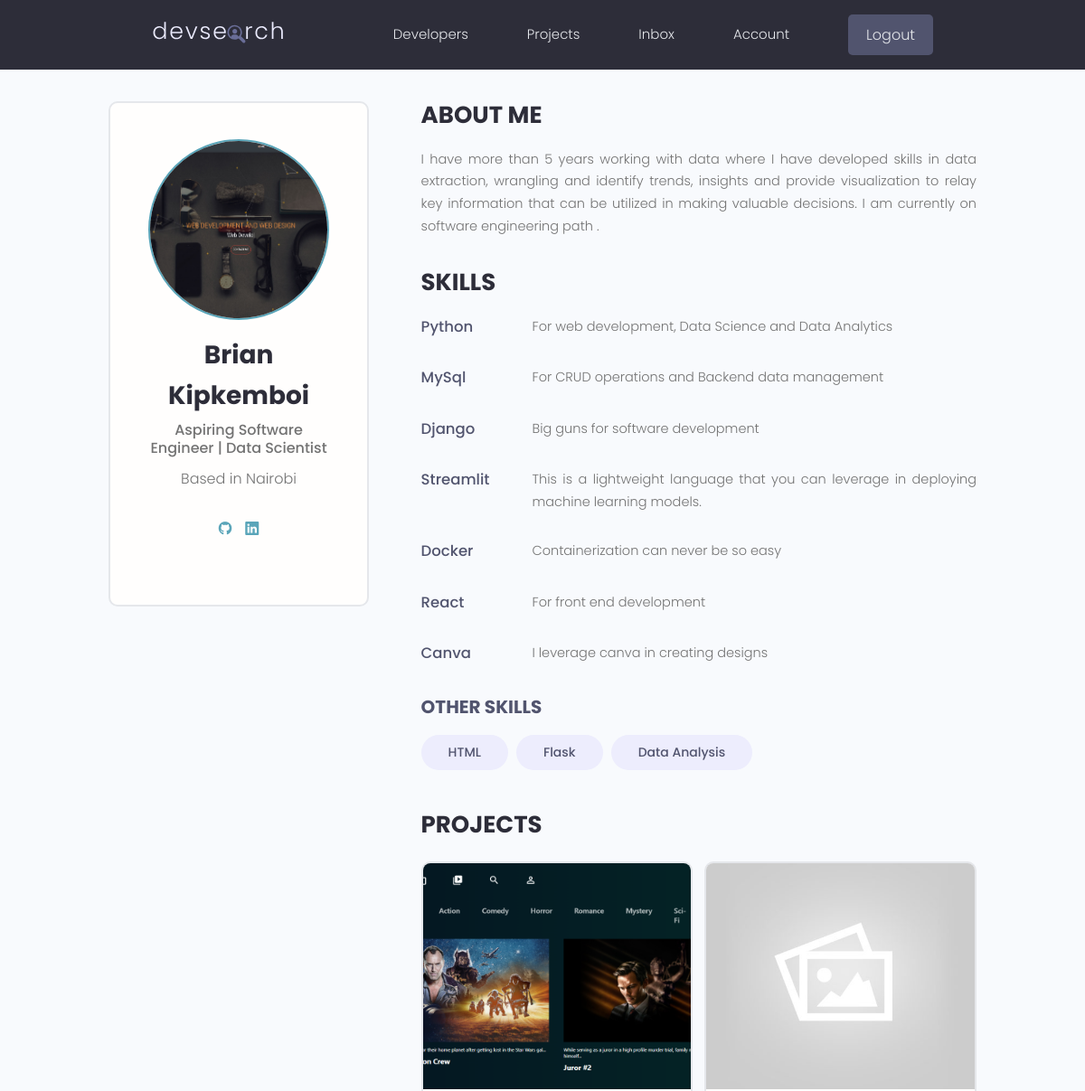
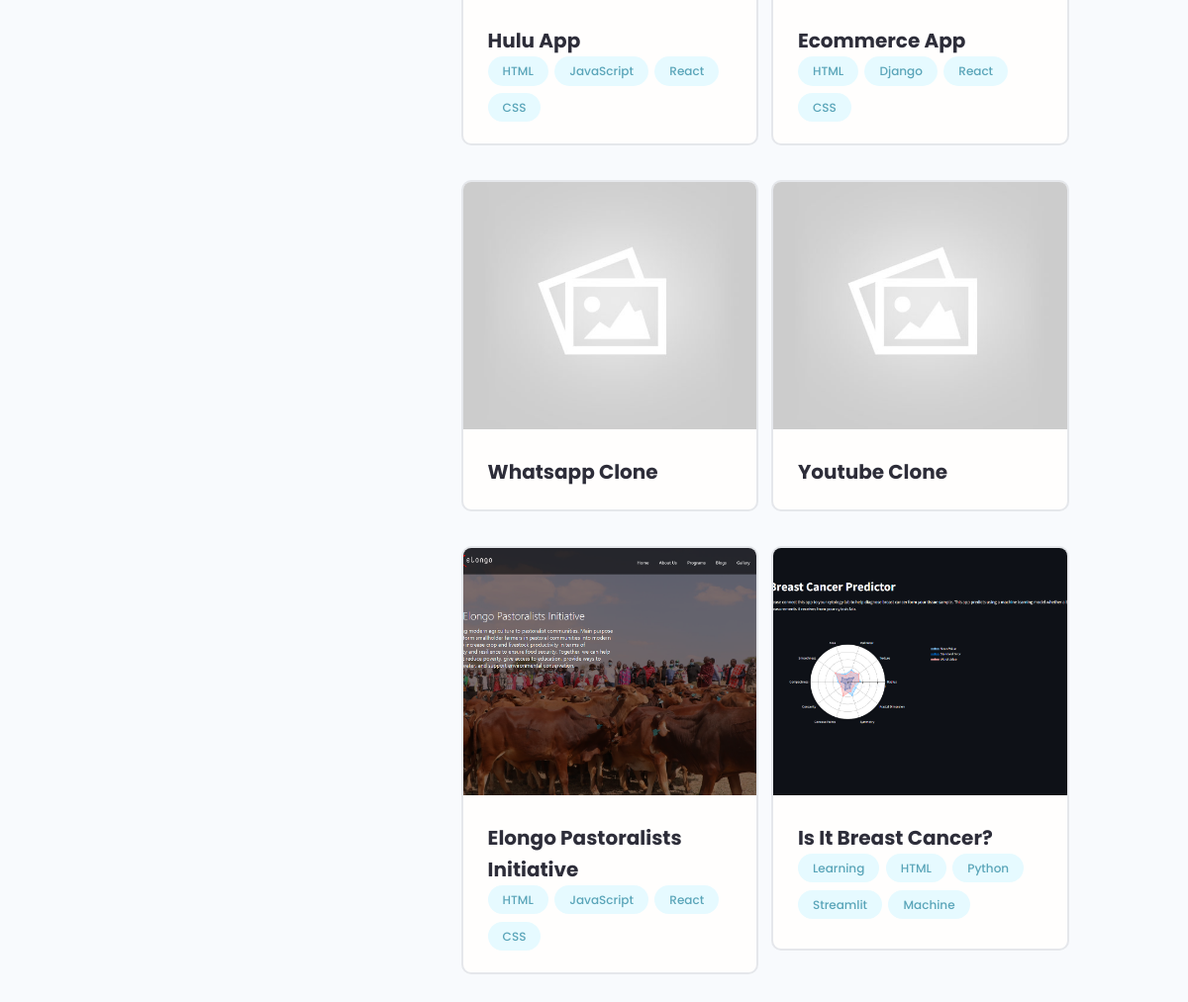
The app's page /profile/79545bc3-f247-4beb-8300-4b860110c00c/ (signed in) with its own data (2 pictures, top to bottom).
### users/models.py (models this page shows, shortened)
class Profile(models.Model):
    user = models.OneToOneField(
        User, on_delete=models.CASCADE, null=True, blank=True)
    name = models.CharField(max_length=200, blank=True, null=True)
    email = models.EmailField(max_length=500, blank=True, null=True)
    username = models.CharField(max_length=200, blank=True, null=True)
    location = models.CharField(max_length=200, blank=True, null=True)
    short_intro = models.CharField(max_length=200, blank=True, null=True)
    bio = models.TextField(blank=True, null=True)
    profile_image = models.ImageField(
        null=True, blank=True, upload_to='profiles/', default="profiles/user-default.png")
    social_github = models.CharField(max_length=200, blank=True, null=True)
    social_twitter = models.CharField(max_length=200, blank=True, null=True)
    social_linkedin = models.CharField(max_length=200, blank=True, null=True)
    social_youtube = models.CharField(max_length=200, blank=True, null=True)
    social_website = models.CharField(max_length=200, blank=True, null=True)
    created = models.DateTimeField(auto_now_add=True)
    id = models.UUIDField(default=uuid.uuid4, unique=True,
                          primary_key=True, editable=False)
    class Meta:
        ordering = ['created']
    @property
    def imageURL(self):
        try:
            url = self.profile_image.url
        except:
            url = ''
        return url

class Skill(models.Model):
    owner = models.ForeignKey(
        Profile, on_delete=models.CASCADE, null=True, blank=True)
    name = models.CharField(max_length=200, blank=True, null=True)
    description = models.TextField(null=True, blank=True)
    created = models.DateTimeField(auto_now_add=True)
    id = models.UUIDField(default=uuid.uuid4, unique=True,
                          primary_key=True, editable=False)
    def __str__(self):
        return str(self.name)

### projects/models.py (models this page shows, shortened)
class Project(models.Model):
    owner = models.ForeignKey(
        Profile, null=True, blank=True, on_delete=models.CASCADE)
    title = models.CharField(max_length=200)
    description = models.TextField(null=True, blank=True)
    featured_image = models.ImageField(
        null=True, blank=True, default="default.jpg")
    demo_link = models.CharField(max_length=2000, null=True, blank=True)
    source_link = models.CharField(max_length=2000, null=True, blank=True)
    tags = models.ManyToManyField('Tag', blank=True)
    vote_total = models.IntegerField(default=0, null=True, blank=True)
    vote_ratio = models.IntegerField(default=0, null=True, blank=True)
    created = models.DateTimeField(auto_now_add=True)
    id = models.UUIDField(default=uuid.uuid4, unique=True,
                          primary_key=True, editable=False)
    class Meta:
        ordering = ['-vote_ratio', '-vote_total', 'title']
    @property
    def imageURL(self):
        try:
            url = self.featured_image.url
        except:
            url = ''
        return url

class Tag(models.Model):
    name = models.CharField(max_length=200)
    created = models.DateTimeField(auto_now_add=True)
    id = models.UUIDField(default=uuid.uuid4, unique=True,
                          primary_key=True, editable=False)
    def __str__(self):
        return self.name

### users/views.py (the view)
# urls.py: path('profile/<str:pk>/', views.userProfile, name="user-profile"),
def userProfile(request, pk):
    profile = Profile.objects.get(id=pk)
    topSkills = profile.skill_set.exclude(description__exact="")
    otherSkills = profile.skill_set.filter(description="")
    context = {'profile': profile, 'topSkills': topSkills,
               "otherSkills": otherSkills}
    return render(request, 'users/user-profile.html', context)

### users/templates/users/user-profile.html (shortened to what this page needs)
{% extends 'main.html' %}
{% block content %}
<main class="profile my-md">
    <div class="container">
        <div class="layout">
            <div class="column column--1of3">
                <div class="card text-center">
                    <div class="card__body dev">
                        <img class="avatar avatar--xl" src="{{ profile.imageURL }}" />
                        <h2 class="dev__name">{{profile.name}}</h2>
                        <p class="dev__title">{{profile.short_intro}}</p>
                        <p class="dev__location">Based in {{profile.location}}</p>
                        <ul class="dev__social">
                            {% if profile.social_github %}
                            <li>
                                <a title="Github" href="{{profile.social_github}}" target="_blank"><i
                                        class="fab fa-github"></i></a>
                            </li>
                            {% endif %}
                            {% if profile.social_linkedin %}
                            <li>
                                <a title="LinkedIn" href="{{profile.social_linkedin}}" target="_blank"><i
                                        class="bi bi-linkedin"></i></a>
                            </li>
                            {% endif %}
                        </ul>
                    </div>
                </div>
            </div>
            <div class="column column--2of3">
                <div class="devInfo">
                    <h3 class="devInfo__title">About Me</h3>
                    <p class="devInfo__about">{{profile.bio}}</p>
                </div>
                <div class="devInfo">
                    <h3 class="devInfo__title">Skills</h3>
                    <div class="devInfo__skills">
                        {% for skill in topSkills %}
                        <div class="devSkill">
                            <h4 class="devSkill__title">{{skill.name}}</h4>
                            <p class="devSkill__info">{{skill.description}}</p>
                        </div>
                        {% endfor %}
                        <h3 class="devInfo__subtitle">Other Skills</h3>
                        <div class="devInfo__otherSkills">
                            {% for skill in otherSkills %}
                            <span class="tag tag--pill tag--sub tag--lg">
                                <small>{{skill}}</small>
                            </span>
                            {% endfor %}
                        </div>
                    </div>
                </div>
                <div class="devInfo">
                    <h3 class="devInfo__title">Projects</h3>
                    <div class="grid grid--two">
                        {% for project in profile.project_set.all %}
                        <div class="column">
                            <div class="card project">
                                <a href="{% url 'project' project.id %}" class="project">
                                    <img class="project__thumbnail" src="{{project.imageURL}}"
                                        alt="project thumbnail" />
                                    <div class="card__body">
                                        <h3 class="project__title">{{project.title}}</h3>
                                        <div class="project__tags">
                                            {% for tag in project.tags.all %}
                                            <span class="tag tag--pill tag--main">
                                                <small>{{tag}}</small>
                                            </span>
                                            {% endfor %}
                                        </div>
                                    </div>
                                </a>
                            </div>
                        </div>
                        {% endfor %}
                    </div>
                </div>
            </div>
        </div>
    </div>
</main>
{% endblock content %}

### static/styles/app.css (style rules this page uses)
:root { --color-sub: #2d2d39; }
.card { border: 2px solid var(--color-light); }
img { width: 100%; }
.profile .card > .dev { padding: 4rem; }
.dev__name { color: var(--color-sub); font-size: 2.8rem; font-weight: 700; margin-top: 1rem; margin-bottom: 0.5rem; }
.dev__title { font-size: 1.6rem; font-weight: 500; line-height: 1.3; }
.dev__location { margin-top: 1rem; }
.dev__social { margin: 3rem 0; list-style: none; display: flex; justify-content: center; gap: 1.5rem; }
.devInfo { margin-bottom: 3rem; }
.devInfo__title, .devInfo__subtitle { font-size: 2.6rem; color: var(--color-sub); text-transform: uppercase; font-weight: 700; margin-bottom: 1.5rem; }
.devInfo__subtitle { font-size: 2rem; color: var(--color-sub-light); }
.devInfo__about, .devSkill__info { font-size: 1.45rem; line-height: 1.7; text-align: justify; }
.devSkill { margin-bottom: 3rem; }
.devSkill__title { font-size: 1.65rem; font-weight: 500; color: var(--color-sub-light); }
@media screen and (min-width: 700px) { .devSkill { display: flex; justify-content: space-between; gap: 3rem; } }
@media screen and (min-width: 700px) { .devSkill__info { flex-basis: 80%; } }
.project__thumbnail { height: 25rem; object-fit: cover; object-position: top center; }
.project__title { font-size: 2rem; font-weight: 700; color: var(--color-sub); }

### static/uikit/styles/modules/_variables.css (style rules this page uses)
:root { --color-main: #5aa5b9; --color-main-light: #e6faff; --color-sub: #3f4156; --color-sub-light: #51546e; --color-sub-lighter: #ededfd; --color-text: #737373; --color-gray: #8b8b8b; --color-light: #e5e7eb; --color-light-gray: #767676; --color-bg: #f8fafd; --color-white: #fffefd; --color-white-light: #f3f3f3; --color-success: #359e64; --color-success-bg: #def8e8; --color-error: #fc4b0b; --color-error-bg: #fff2ee; --font-base: 'Poppins', arial, helvetica, 'Segoe UI', roboto, ubuntu, sans-serif; --font-monospace: 'Fira Code', 'Courier New', courier, monospace; --font-regular: 300; --font-medium: 500; --font-bold: 700; --generic-shadow: 1px 1px 5px #00000010; --generic-transition: all 0.3s ease-in-out; }

### static/uikit/styles/modules/_base.css (style rules this page uses)
* { margin: 0; padding: 0; box-sizing: border-box; text-rendering: optimizeLegibility; color: inherit; font-size: inherit; }
html { font-size: 50%; }
@media only screen and (min-width: 480px) { html { font-size: 56.25%; } }
@media only screen and (min-width: 1200px) { html { font-size: 62.5%; } }
body { line-height: 1.6; font-weight: 400; font-size: 1.5rem; color: var(--color-text); background-color: var(--color-bg); min-height: 100vh; }

### static/uikit/styles/modules/_typography.css (style rules this page uses)
* { font-family: var(--font-base); }
h2 { font-size: 3.6rem; font-weight: var(--font-bold); }
h3 { font-size: 3.2rem; font-weight: var(--font-medium); }
h4 { font-size: 2.8rem; font-weight: var(--font-medium); }
p, span, strong { font-size: 1.6rem; color: var(--color-text); font-weight: var(--font-regular); }
a { padding-bottom: 2px; text-decoration: none; display: inline-block; color: var(--color-main); font-weight: var(--font-medium); }

### static/uikit/styles/modules/_utilities.css (style rules this page uses)
.container { width: 92%; max-width: 165rem; margin: 0 auto; box-sizing: border-box; }
@media screen and (min-width: 1000px) { .container { width: 90%; } }
@media screen and (min-width: 1200px) { .container { width: 80%; } }
.text-center { text-align: center; }
.my-md { margin: 3rem auto; }

### static/uikit/styles/modules/_avatar.css (style rules this page uses)
.avatar { border-radius: 50%; border: 2px solid var(--color-main); object-fit: cover; }
.avatar--xl { height: 20rem; width: 20rem; }

### static/uikit/styles/modules/_card.css (style rules this page uses)
.card { border-radius: 1rem; background-color: var(--color-white); border: 1.5px solid var(--color-light); width: auto; height: auto; margin-top: 0.5rem; margin-bottom: 0.5rem; overflow: hidden; }
.card__body, .card__header { padding: 2rem 2.5rem; }

### static/uikit/styles/modules/_tag.css (style rules this page uses)
.tag { display: inline-flex; align-items: center; background-color: var(--color-sub); height: -webkit-fit-content; height: -moz-fit-content; height: fit-content; width: -webkit-fit-content; width: -moz-fit-content; width: fit-content; border-radius: 0.5rem; padding: 0.5rem 1.5rem; font-size: 1.2rem; cursor: pointer; }
.tag:not(:last-child) { margin-right: 0.25rem; margin-bottom: 0.75rem; }
.tag > small { color: var(--color-white); }
.tag--pill { border-radius: 5rem; }
.tag--main, .tag--main > small { background: var(--color-main-light); color: var(--color-main); font-weight: 500; }
.tag--sub, .tag--sub > small { background: var(--color-sub-lighter); color: var(--color-sub-light); font-weight: 500; }
.tag--lg { padding: 0.8rem 3rem; font-size: 1.4rem; }
.tag--lg:not(:last-child) { margin-right: 0.5rem; margin-bottom: 1rem; }

### records on screen
Profile: imageURL (picture), name "Brian Kipkemboi", short_intro "Aspiring Software Engineer | Data Scientist", location "Nairobi", bio "I have more than 5 years working with data where I have developed skills in data extraction, wrangling and identify trends, insights and provide visualization to relay key information that can be utilized in making valuable decisions. I am currently on software engineering path ."
Skill: name "Python", description "For web development, Data Science and Data Analytics"
Skill: name "MySql", description "For CRUD operations and Backend data management"
Skill: name "Django", description "Big guns for software development"
Skill: name "Streamlit", description "This is a lightweight language that you can leverage in deploying machine learning models."
Skill: name "Docker", description "Containerization can never be so easy"
Skill: name "React", description "For front end development"
Skill: name "Canva", description "I leverage canva in creating designs"
Skill: name "HTML"
Skill: name "Flask"
Skill: name "Data Analysis"
Project: imageURL (picture), title "Hulu App"
Tag: name "HTML"
Tag: name "JavaScript"
Tag: name "React"
Tag: name "CSS"
Project: imageURL (placeholder picture), title "Ecommerce App"
Tag: name "Django"
Project: imageURL (placeholder picture), title "Whatsapp Clone"
Project: imageURL (placeholder picture), title "Youtube Clone"
Project: imageURL (picture), title "Elongo Pastoralists Initiative"
Project: imageURL (picture), title "Is It Breast Cancer?"
Tag: name "Learning"
Tag: name "Python"
Tag: name "Streamlit"
Tag: name "Machine"
